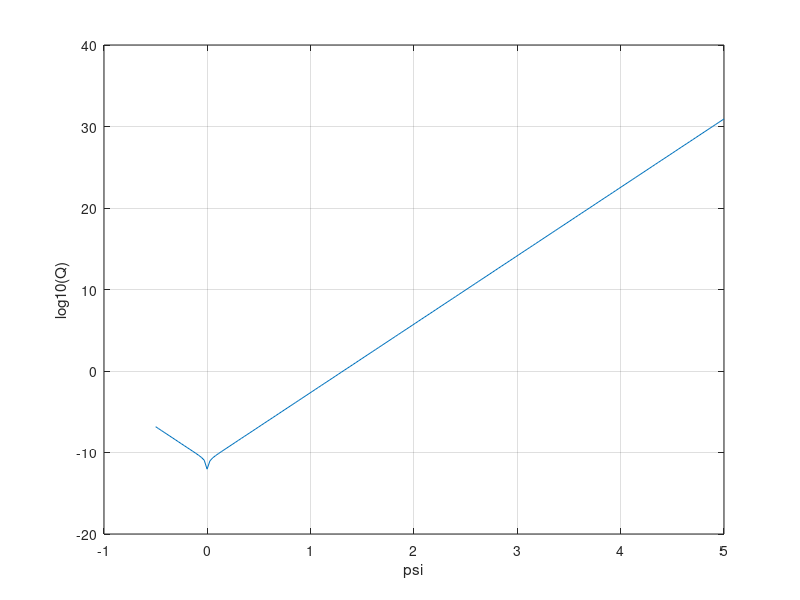

This chart was generated by the following MATLAB code:
%parameters
epsilon=8.854*10^-14; %F/cm^2
epsilonsi=11.8;
epsilonox=3.9;
epsi=epsilon*epsilonsi;
epox=epsilon*epsilonox;
k=1.38*10^-23; %J/K Boltzmann Constant
T=300; %Kelvin
NA=10^10; %cm^-3
ni=10^10;
tox=2*10^-7; %cm
Cox=epox/tox;
q=1.6*10^-19;
k1=q/(k*T); 
k2=ni^2/NA^2;
phif=(1/k1)*log(NA/ni);
Eg=1.1;
Vfb=0;
coeff=sqrt(2*epsi*k*T*NA);

psi=linspace(-0.5,5,200);
Q=coeff.*((((exp(-k1.*psi))+(psi.*k1)-1)+k2.*((exp(k1.*psi))-(psi.*k1)-1)).^0.5);

figure(11); plot(psi,log10(Q));
xlabel("psi");
ylabel("log10(Q)");
grid on;



